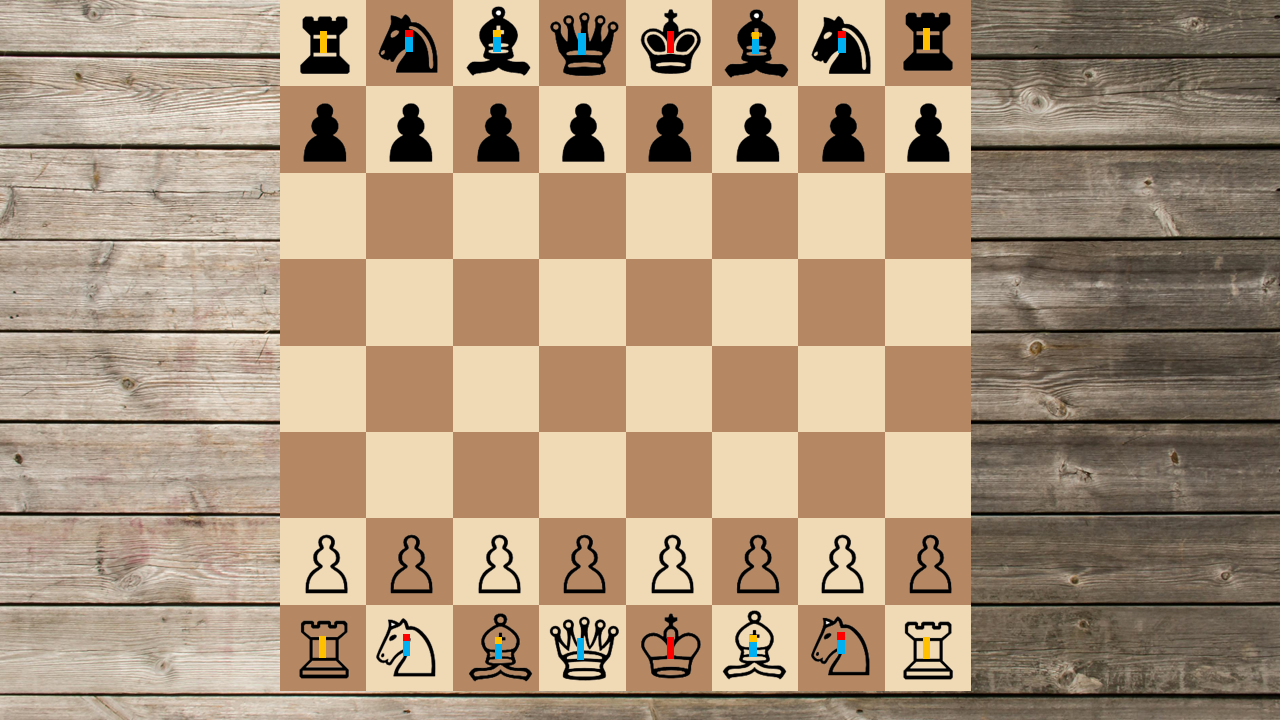
#> input picture pacote_simulado/pacote_simulado/imagens/exemplo1.png, 1280 x 720 px, found by its file name
$ python q2.py
#> lines starting #> are read from the running program, lines starting #| are printed output that depends on the picture; after the words box and inside, x2 and y2 are one past the last pixel; in counts of white or black regions, pixels touching at a corner belong together
import cv2
from math import *
import numpy as np

class ImageNode:

    def __init__(self, image_path):
        # Carregar a imagem
        self.imagem_crua = cv2.imread(image_path)
#> self.imagem_crua is the input picture: shape (720, 1280, 3); mean B, G, R 123, 147.7, 170.3
        self.imagem = self.imagem_crua.copy()
        self.top_left = None
        self.bottom_right = None
        self.tabela = []

    def show_raw_image(self):
        cv2.imshow('imagem crua', self.imagem)
        cv2.waitKey()
        cv2.destroyAllWindows()

    def process_image(self):
        # Converter a imagem para HSV
        img_hsv = cv2.cvtColor(self.imagem, cv2.COLOR_BGR2HSV)
#> img_hsv: shape (720, 1280, 3); mean H, S, V 15.9, 71.6, 170.7

        # Definir os limites da máscara (intervalo de cores em HSV)
        menor = (13, 62, 181)
        maior = (19, 116, 241)
        mask = cv2.inRange(img_hsv, menor, maior)
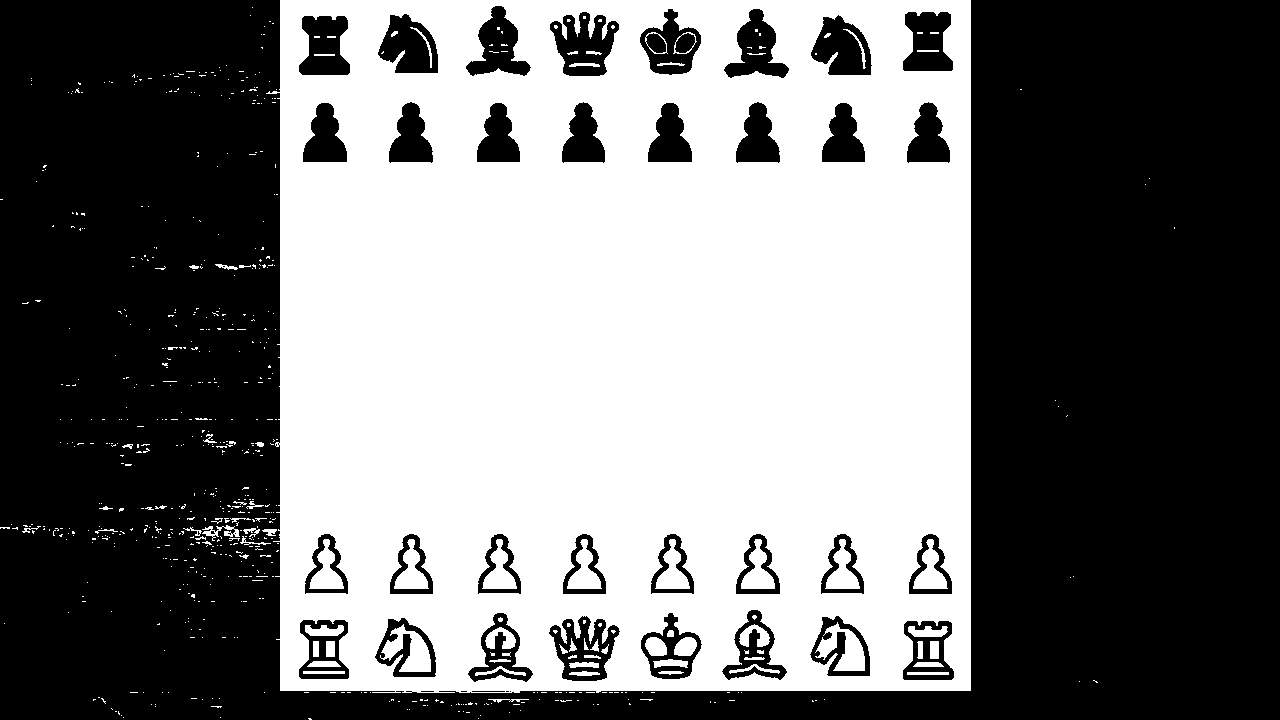
#> mask: shape (720, 1280); 46.6% white; 694 white regions (614 under 20 px), largest, box (x1, y1, x2, y2) and area: (266, 0, 971, 693) 411508, (380, 624, 431, 672) 1222, (815, 622, 865, 671) 1217

        # Aplicar operações morfológicas para limpar a máscara
        kernel = cv2.getStructuringElement(cv2.MORPH_RECT, (4, 4))
        mask = cv2.morphologyEx(mask, cv2.MORPH_OPEN, kernel)
#> mask: shape (720, 1280); 46% white; 48 white regions, largest, box (x1, y1, x2, y2) and area: (281, 0, 972, 694) 410966, (742, 540, 776, 590) 858, (836, 630, 866, 672) 791
        mask = cv2.morphologyEx(mask, cv2.MORPH_CLOSE, kernel)
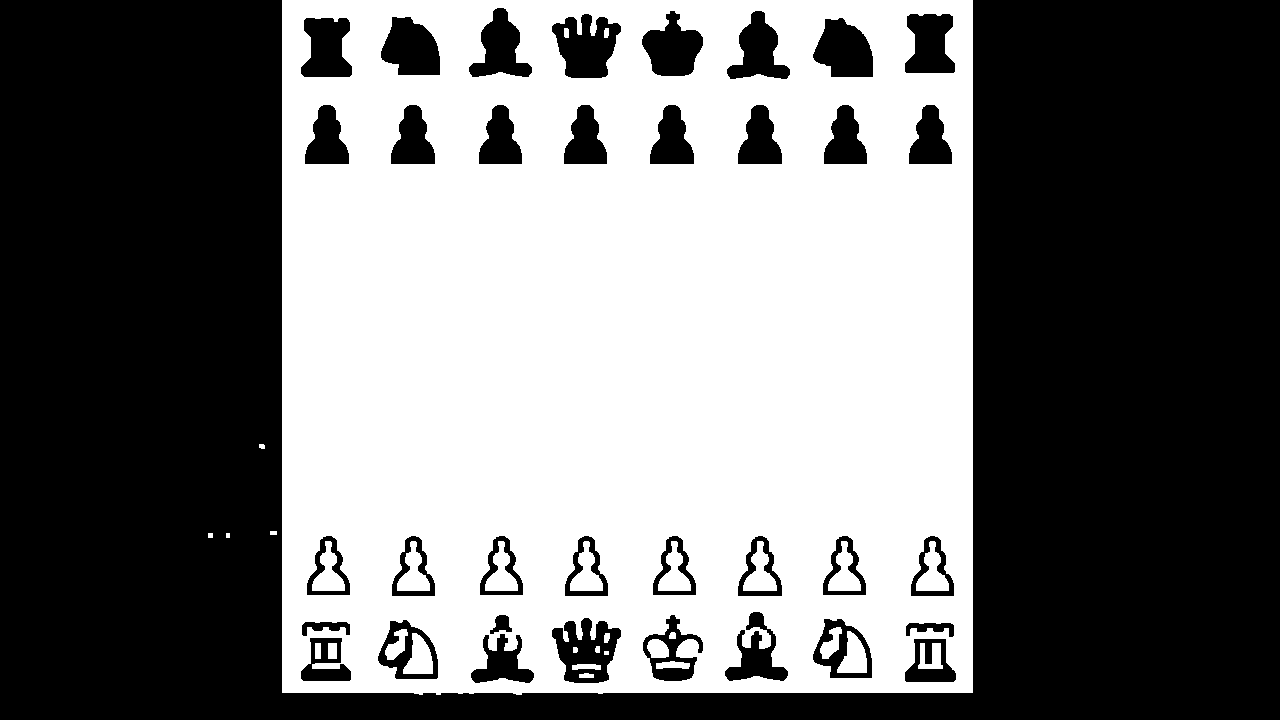
#> mask: shape (720, 1280); 46.1% white; 31 white regions

        # Encontrar os contornos
        contornos, _ = cv2.findContours(mask.copy(), cv2.RETR_TREE, cv2.CHAIN_APPROX_NONE)
#> contornos = 66 contours, 6 with area under 20; largest, box (x1, y1, x2, y2) and area: (282, 0, 973, 695) 477531, (551, 617, 622, 684) 3139, (551, 13, 622, 79) 3120, (812, 17, 874, 78) 2670, (377, 619, 439, 680) 2664
        contornos = sorted(contornos, key=cv2.contourArea, reverse=True)
        contorno_deinteresse = contornos[0]  # Selecionar o maior contorno
#> contorno_deinteresse = contour of 2768 points, box (x1, y1, x2, y2) (282, 0, 973, 695), area 477531

        # Desenhar o contorno de interesse na imagem original
        cv2.drawContours(self.imagem, [contorno_deinteresse], -1, [255, 0, 0], 2)
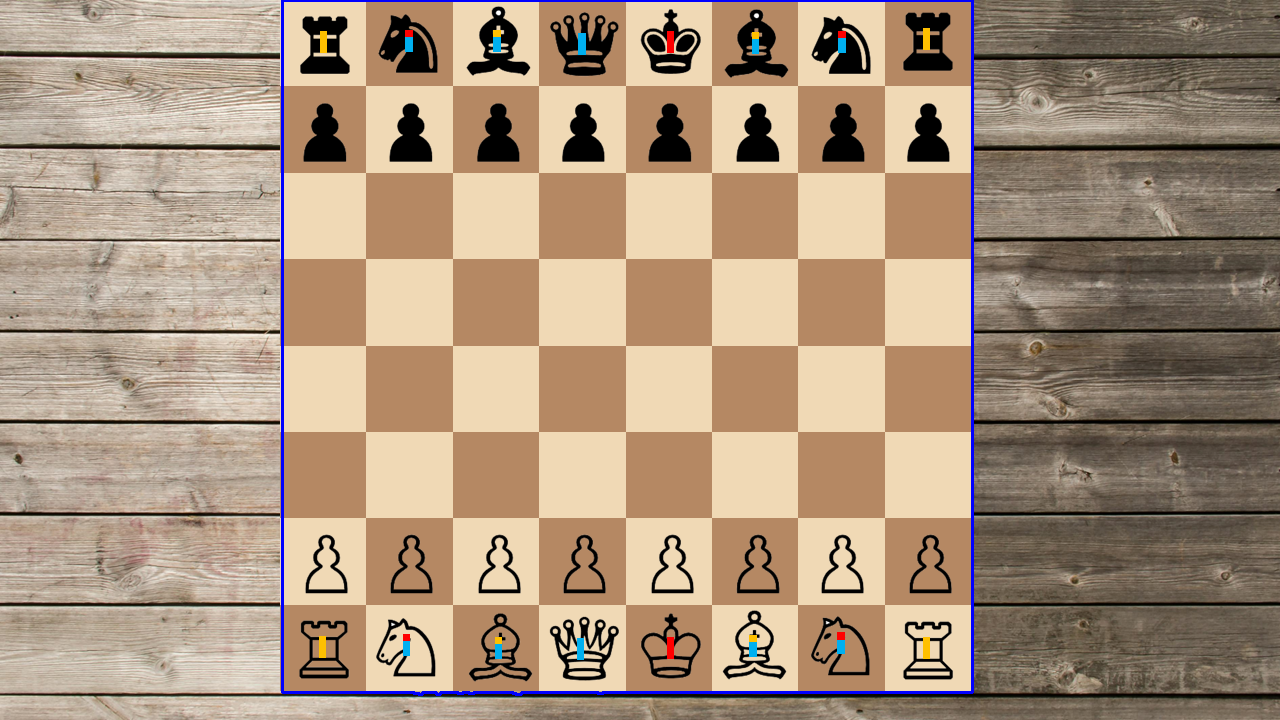
#> self.imagem: shape (720, 1280, 3); 0.83% of pixels changed, all inside (x1, y1, x2, y2) = (281, 0, 974, 696)
        cv2.imshow('imagem tab', self.imagem)
        cv2.waitKey()
        cv2.destroyAllWindows()

        # Obter as coordenadas do retângulo delimitador
        x, y, w, h = cv2.boundingRect(contorno_deinteresse)
#> x = 282; y = 0; w = 691; h = 695

        # Canto superior esquerdo
        self.top_left = (x, y)
#> self.top_left = (282, 0)

        # Canto inferior direito
        self.bottom_right = (x + w, y + h)
#> self.bottom_right = (973, 695)

    def mask_board(self):
        # Criar uma máscara preta do mesmo tamanho da imagem original
        mask_preta = np.zeros_like(self.imagem)

        # Desenhar um retângulo branco (parte que será mantida) na região do tabuleiro
        cv2.rectangle(mask_preta, self.top_left, self.bottom_right, (255, 255, 255), -1)
#> mask_preta: shape (720, 1280, 3); 52.3% white; 1 black region, box (x1, y1, x2, y2) and area: (0, 0, 1280, 720) 439968

        # Aplicar a máscara invertida (manter o tabuleiro e pintar de preto o restante)
        imagem_mascarada = cv2.bitwise_and(self.imagem, mask_preta)
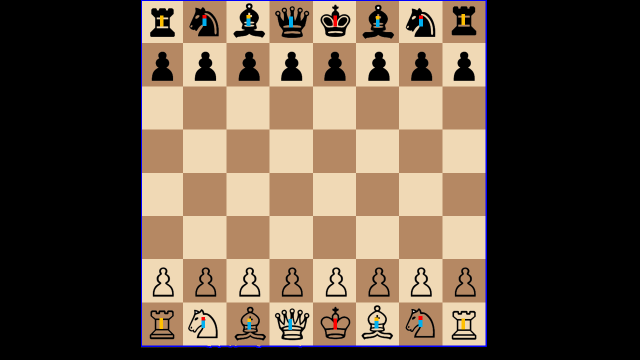
#> imagem_mascarada: shape (720, 1280, 3) (shown at 1/2 size); mean B, G, R 67.8, 82.9, 98.8

        # Mostrar o resultado final
        cv2.imshow('imagem mascarada', imagem_mascarada)
        cv2.waitKey()
        cv2.destroyAllWindows()

    def detect_pieces(self):
        # Definir os limites de cores para azul, amarelo e vermelho
        limite_baixo_azul = np.array([220, 140, 0])
        limite_alto_azul = np.array([255, 200, 10])
        limite_baixo_amarelo = np.array([0, 190, 200])
        limite_alto_amarelo = np.array([20, 230, 255])
        limite_baixo_vermelho = np.array([0, 0, 240])
        limite_alto_vermelho = np.array([10, 15, 255])

        xi = int(self.top_left[0])
#> xi = 282
        yi = int(self.top_left[1])
#> yi = 0

        tamanho_tabuleiro = int(self.bottom_right[0]) - int(self.top_left[0])-2
#> tamanho_tabuleiro = 689
        passo_casa = tamanho_tabuleiro // 8
#> passo_casa = 86
        preto = 0

        for i in range(8):
            linha = []
            for j in range(8):
                roi = self.imagem_crua[yi+(i)*passo_casa:(yi+(i+1)*passo_casa), (xi+(j)*passo_casa):(xi+(j+1)*passo_casa)]
                roi_gray = cv2.cvtColor(roi, cv2.COLOR_BGR2GRAY)
                total_pixels = roi_gray.size
                pixels_pretos = np.count_nonzero(roi_gray == preto)
                percentual_pretos = (pixels_pretos / total_pixels) * 100

                if percentual_pretos > 0:
                    mascara_azul = cv2.inRange(roi, limite_baixo_azul, limite_alto_azul)
                    mascara_amarelo = cv2.inRange(roi, limite_baixo_amarelo, limite_alto_amarelo)
                    mascara_vermelho = cv2.inRange(roi, limite_baixo_vermelho, limite_alto_vermelho)
                    if percentual_pretos > 10:
                        if np.any(mascara_azul):
                            if np.any(mascara_amarelo):
                                linha.append('BB')  # Bispo Preto
                            elif np.any(mascara_vermelho):
                                linha.append('BC')  # Cavalo Preto
                            else:
                                linha.append('BQ')  # Dama Preta
                        elif np.any(mascara_amarelo):
                            linha.append('BT')  # Torre Preta
                        elif np.any(mascara_vermelho):
                            linha.append('BK')  # Rei Preto
                        else:
                            linha.append('BP')  # Peão Preto
                    elif percentual_pretos < 10:
                        if np.any(mascara_azul):
                            if np.any(mascara_amarelo):
                                linha.append('WB')  # Bispo Branco
                            elif np.any(mascara_vermelho):
                                linha.append('WC')  # Cavalo Branco
                            else:
                                linha.append('WQ')  # Dama Branca
                        elif np.any(mascara_amarelo):
                            linha.append('WT')  # Torre Branca
                        elif np.any(mascara_vermelho):
                            linha.append('WK')  # Rei Branco
                        else:
                            linha.append('WP')  # Peão Branco
                else:
                    linha.append('__')  # Vazio
            self.tabela.append(linha)
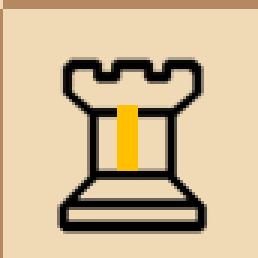
#> roi: shape (86, 86, 3) (shown 3 times larger); mean B, G, R 150.2, 184.6, 206.3
#> after the loop, self.tabela = 8 items

    def print_board(self):
        for linha in self.tabela:
            print(linha)
#> this loop made 8 passes
#> (printed output is left out)


def main(args=None):
    image_node = ImageNode('pacote_simulado/pacote_simulado/imagens/exemplo1.png')
    image_node.show_raw_image()
    image_node.process_image()
    image_node.mask_board()
    image_node.detect_pieces()
    image_node.print_board()


if __name__ == '__main__':
    main()

$ run again, with pacote_simulado/pacote_simulado/imagens/exemplo2.png copied over pacote_simulado/pacote_simulado/imagens/exemplo1.png
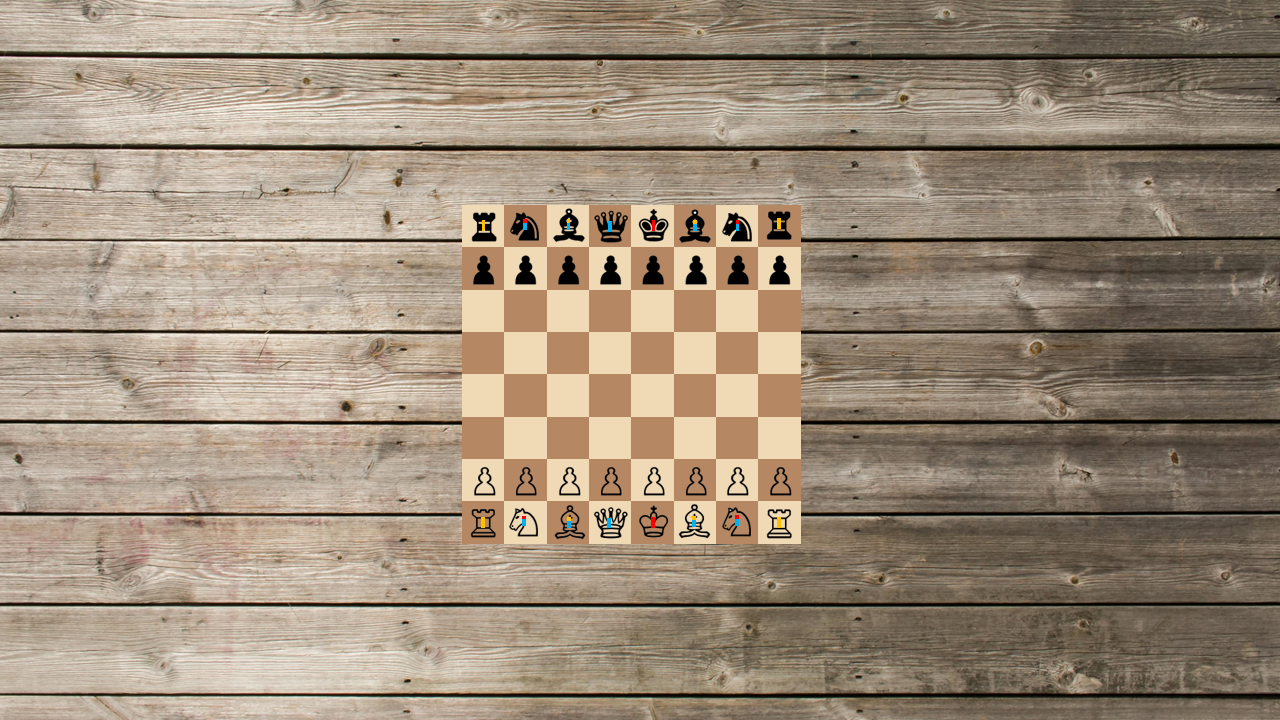
#> input picture pacote_simulado/pacote_simulado/imagens/exemplo2.png, 1280 x 720 px, found by its file name
#> in __init__, self.imagem_crua is the input picture: shape (720, 1280, 3); mean B, G, R 121.8, 140.6, 156.9
#> img_hsv: shape (720, 1280, 3); mean H, S, V 16.7, 62.3, 157.1
#> in process_image, `mask = cv2.morphologyEx(mask, cv2.MORPH_CLOSE, kernel)`:
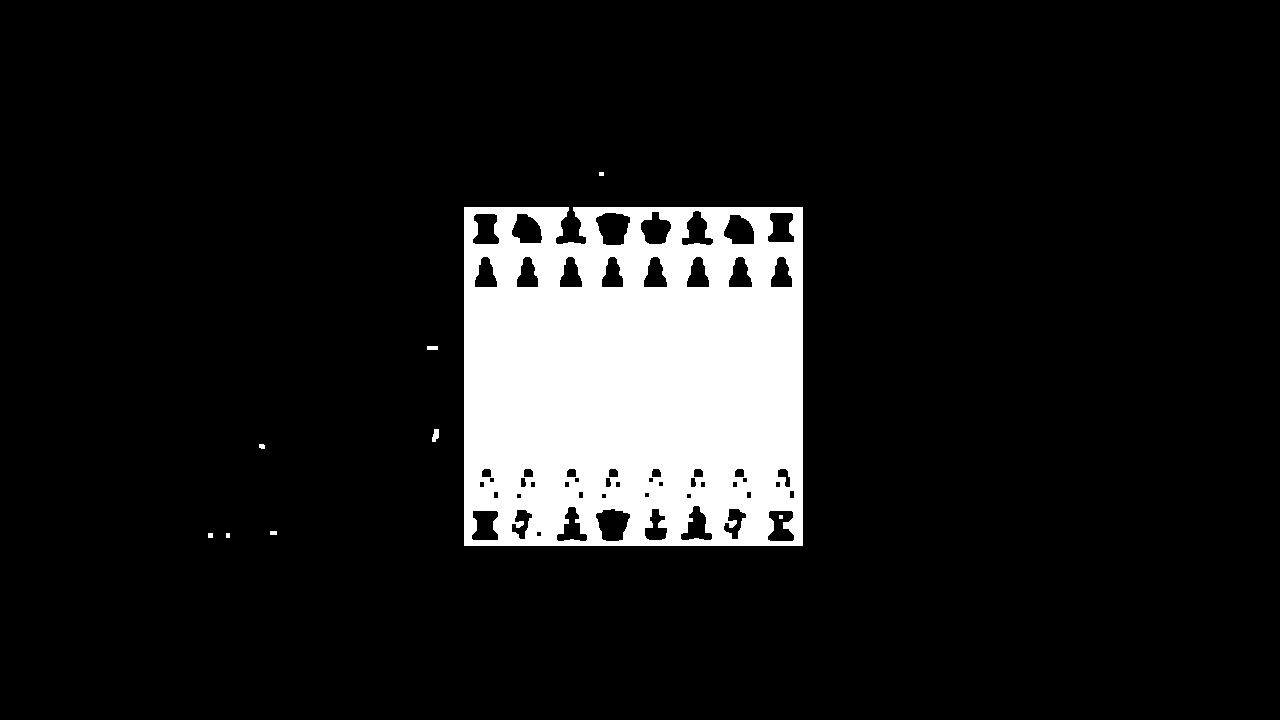
#> mask: shape (720, 1280); 11% white; 9 white regions (1 under 20 px)
#> contornos = 64 contours, 6 with area under 20; largest, box (x1, y1, x2, y2) and area: (464, 207, 803, 546) 113594, (595, 212, 631, 246) 878, (595, 508, 631, 542) 844, (723, 214, 755, 245) 711, (640, 211, 672, 245) 698
#> contorno_deinteresse = contour of 1459 points, box (x1, y1, x2, y2) (464, 207, 803, 546), area 113594
#> self.imagem: shape (720, 1280, 3); 0.48% of pixels changed, all inside (x1, y1, x2, y2) = (463, 206, 804, 547)
#> x = 464; y = 207; w = 339
#> self.top_left = (464, 207)
#> self.bottom_right = (803, 546)
#> mask_preta: shape (720, 1280, 3); 12.5% white; 1 white region, box (x1, y1, x2, y2) and area: (464, 207, 804, 547) 115600
#> xi = 464
#> yi = 207
#> tamanho_tabuleiro = 337
#> passo_casa = 42
#> after the loop in detect_pieces, `for i in range(8):`:
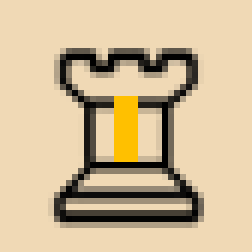
#> roi: shape (42, 42, 3) (shown 6 times larger); mean B, G, R 151.7, 186.4, 207.1
#> after the loop in detect_pieces, `for i in range(8):`: self.tabela = 8 items
#> the loop in print_board, `for linha in self.tabela:` made 8 passes
#> (printed output is left out)
